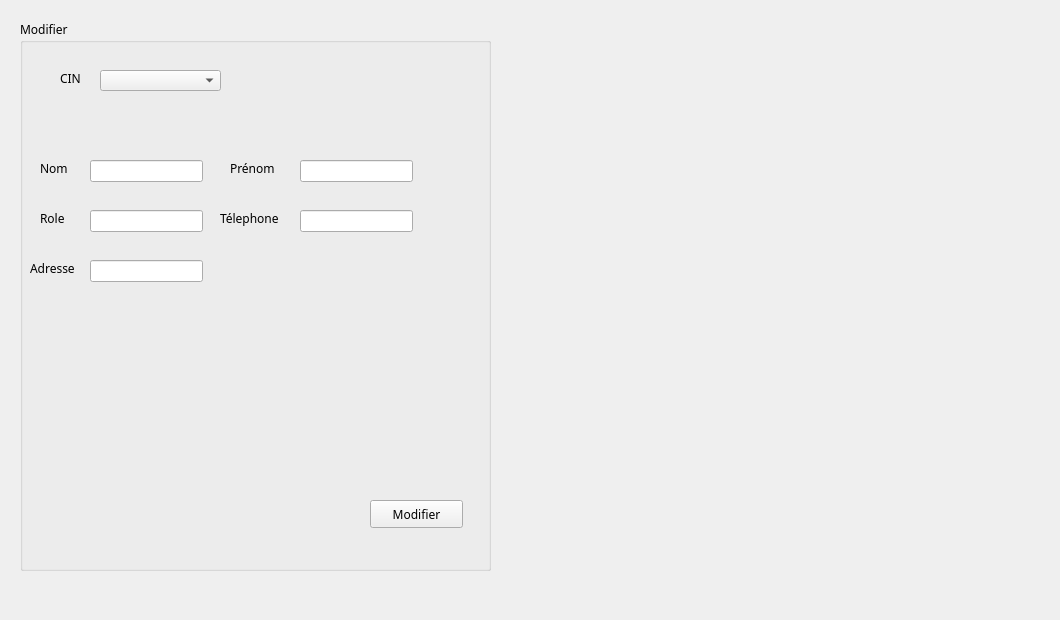
      <widget class="QWidget" name="tab_20">
       <attribute name="title">
        <string>Modifier_Employé</string>
       </attribute>
       <widget class="QGroupBox" name="groupBox_6">
        <property name="geometry">
         <rect>
          <x>20</x>
          <y>20</y>
          <width>471</width>
          <height>551</height>
         </rect>
        </property>
        <property name="font">
         <font>
          <family>MV Boli</family>
         </font>
        </property>
        <property name="title">
         <string>Modifier</string>
        </property>
        <widget class="QLabel" name="label_74">
         <property name="geometry">
          <rect>
           <x>40</x>
           <y>50</y>
           <width>56</width>
           <height>16</height>
          </rect>
         </property>
         <property name="text">
          <string>CIN</string>
         </property>
        </widget>
        <widget class="QPushButton" name="B_ModifierEmploye_2">
         <property name="geometry">
          <rect>
           <x>350</x>
           <y>480</y>
           <width>93</width>
           <height>28</height>
          </rect>
         </property>
         <property name="cursor">
          <cursorShape>PointingHandCursor</cursorShape>
         </property>
         <property name="text">
          <string>Modifier</string>
         </property>
        </widget>
        <widget class="QLineEdit" name="Mod_Nom_2">
         <property name="geometry">
          <rect>
           <x>70</x>
           <y>140</y>
           <width>113</width>
           <height>22</height>
          </rect>
         </property>
        </widget>
        <widget class="QLineEdit" name="Mod_Prenom_2">
         <property name="geometry">
          <rect>
           <x>280</x>
           <y>140</y>
           <width>113</width>
           <height>22</height>
          </rect>
         </property>
        </widget>
        <widget class="QLineEdit" name="Mod_Role_2">
         <property name="geometry">
          <rect>
           <x>70</x>
           <y>190</y>
           <width>113</width>
           <height>22</height>
          </rect>
         </property>
        </widget>
        <widget class="QLineEdit" name="Mod_Telephone_2">
         <property name="geometry">
          <rect>
           <x>280</x>
           <y>190</y>
           <width>113</width>
           <height>22</height>
          </rect>
         </property>
        </widget>
        <widget class="QLineEdit" name="Mod_Adresse_2">
         <property name="geometry">
          <rect>
           <x>70</x>
           <y>240</y>
           <width>113</width>
           <height>22</height>
          </rect>
         </property>
        </widget>
        <widget class="QLabel" name="label_75">
         <property name="geometry">
          <rect>
           <x>20</x>
           <y>140</y>
           <width>56</width>
           <height>16</height>
          </rect>
         </property>
         <property name="text">
          <string>Nom</string>
         </property>
        </widget>
        <widget class="QLabel" name="label_76">
         <property name="geometry">
          <rect>
           <x>210</x>
           <y>140</y>
           <width>56</width>
           <height>16</height>
          </rect>
         </property>
         <property name="text">
          <string>Prénom</string>
         </property>
        </widget>
        <widget class="QLabel" name="label_77">
         <property name="geometry">
          <rect>
           <x>200</x>
           <y>190</y>
           <width>81</width>
           <height>16</height>
          </rect>
         </property>
         <property name="text">
          <string>Télephone</string>
         </property>
        </widget>
        <widget class="QLabel" name="label_78">
         <property name="geometry">
          <rect>
           <x>20</x>
           <y>190</y>
           <width>56</width>
           <height>16</height>
          </rect>
         </property>
         <property name="text">
          <string>Role</string>
         </property>
        </widget>
        <widget class="QLabel" name="label_79">
         <property name="geometry">
          <rect>
           <x>10</x>
           <y>240</y>
           <width>56</width>
           <height>16</height>
          </rect>
         </property>
         <property name="text">
          <string>Adresse</string>
         </property>
        </widget>
        <widget class="QComboBox" name="comboBox_5">
         <property name="geometry">
          <rect>
           <x>80</x>
           <y>50</y>
           <width>121</width>
           <height>21</height>
          </rect>
         </property>
        </widget>
       </widget>
       <widget class="QLabel" name="background_8">
        <property name="geometry">
         <rect>
          <x>0</x>
          <y>0</y>
          <width>1051</width>
          <height>611</height>
         </rect>
        </property>
        <property name="text">
         <string/>
        </property>
       </widget>
       <zorder>background_8</zorder>
       <zorder>groupBox_6</zorder>
      </widget>
